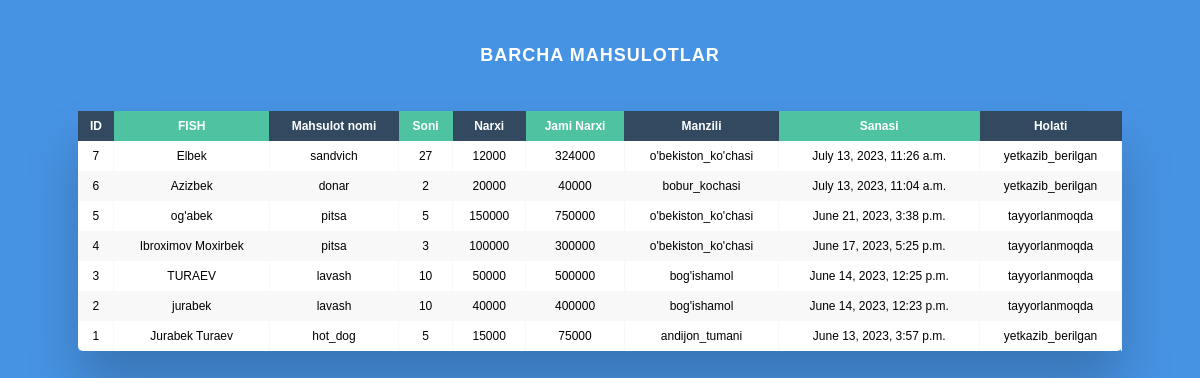
Screenshot of /hole_product/ with the database file from the repository.
### my_app/models.py (models this page shows, shortened)
class Dostavka(models.Model):
    fullname = models.CharField( max_length=300)
    title = models.CharField(max_length=200,choices=PRODUCT,default=0)
    count = models.PositiveBigIntegerField(default=1, null=True, blank=True)
    price = models.PositiveBigIntegerField(default=0, null=True, blank=True)
    all_price = models.PositiveBigIntegerField(default=0, null=True, blank=True)
    location = models.CharField(max_length=200,choices=LOCATION,default=0)
    created_at = models.DateTimeField(auto_now_add=True)
    status = models.CharField(max_length=200, choices=STATUS, default=0)
    class Meta:
        ordering = ['id']
        verbose_name = 'Dostavka'
        verbose_name_plural = 'Dostavka'
    def product_price(self):
        return self.price * self.count

### my_app/views.py (the view)
# urls.py: path('hole_product/',hole_product),
def hole_product(request):
    products = Dostavka.objects.all().order_by('-id')
    context = {
        'products':products,
    }
    return render(request, "hole_product.html", context)

### my_app/templates/hole_product.html (shortened to what this page needs)
<!DOCTYPE html>
<html lang="en">
<head>
</head>
<body>
    <h2>Barcha Mahsulotlar</h2>
<div class="table-wrapper">
    <table class="fl-table">
        <thead>
        <tr>
            <th>ID</th>
            <th>FISH</th>
            <th>Mahsulot nomi</th>
            <th>Soni</th>
            <th>Narxi</th>
            <th>Jami Narxi</th>
            <th>Manzili</th>
            <th>Sanasi</th>
            <th>Holati</th>
        </tr>
        </thead>
        <tbody>
            {% for product in products %}
            <tr>
                <td>{{ product.id }}</td>
                <td>{{ product.fullname }}</td>
                <td>{{ product.title }}</td>
                <td>{{ product.count }}</td>
                <td>{{ product.price }}</td>
                <td>{{ product.product_price }}</td>
                <td>{{ product.location }}</td>
                <td>{{ product.created_at }}</td>
                <td>{{ product.status }}</td>
            </tr>
            {% endfor %}
    </table>
</div>
</body>
</html>

### my_app/templates/hole_product.html (style rules this page uses)
* { box-sizing: border-box; -webkit-box-sizing: border-box; -moz-box-sizing: border-box; }
body { font-family: Helvetica; -webkit-font-smoothing: antialiased; background: rgba( 71, 147, 227, 1); }
h2 { text-align: center; font-size: 18px; text-transform: uppercase; letter-spacing: 1px; color: white; padding: 30px 0; }
.table-wrapper { margin: 10px 70px 70px; box-shadow: 0px 35px 50px rgba( 0, 0, 0, 0.2 ); }
.fl-table { border-radius: 5px; font-size: 12px; font-weight: normal; border: none; border-collapse: collapse; width: 100%; max-width: 100%; white-space: nowrap; background-color: white; }
.fl-table td, .fl-table th { text-align: center; padding: 8px; }
.fl-table td { border-right: 1px solid #f8f8f8; font-size: 12px; }
.fl-table thead th { color: #ffffff; background: #4FC3A1; }
.fl-table thead th:nth-child(odd) { color: #ffffff; background: #324960; }
.fl-table tr:nth-child(even) { background: #F8F8F8; }

### rows the page displays
Dostavka: id "7", fullname "Elbek", title "sandvich", count "27", price "12000", product_price "324000", location "o'bekiston_ko'chasi", created_at "July 13, 2023, 11:26 a.m.", status "yetkazib_berilgan"
Dostavka: id "6", fullname "Azizbek", title "donar", count "2", price "20000", product_price "40000", location "bobur_kochasi", created_at "July 13, 2023, 11:04 a.m.", status "yetkazib_berilgan"
Dostavka: id "5", fullname "og'abek", title "pitsa", count "5", price "150000", product_price "750000", location "o'bekiston_ko'chasi", created_at "June 21, 2023, 3:38 p.m.", status "tayyorlanmoqda"
Dostavka: id "4", fullname "Ibroximov Moxirbek", title "pitsa", count "3", price "100000", product_price "300000", location "o'bekiston_ko'chasi", created_at "June 17, 2023, 5:25 p.m.", status "tayyorlanmoqda"
Dostavka: id "3", fullname "TURAEV", title "lavash", count "10", price "50000", product_price "500000", location "bog'ishamol", created_at "June 14, 2023, 12:25 p.m.", status "tayyorlanmoqda"
Dostavka: id "2", fullname "jurabek", title "lavash", count "10", price "40000", product_price "400000", location "bog'ishamol", created_at "June 14, 2023, 12:23 p.m.", status "tayyorlanmoqda"
Dostavka: id "1", fullname "Jurabek Turaev", title "hot_dog", count "5", price "15000", product_price "75000", location "andijon_tumani", created_at "June 13, 2023, 3:57 p.m.", status "yetkazib_berilgan"
